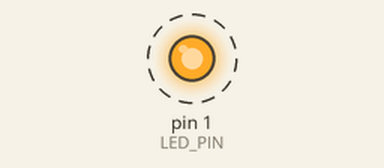
This sketch was run on a simulated Arduino Uno, built with avr-gcc and run on an emulated ATmega328P. Shown: output pins drawn as LEDs (lit = HIGH). Dashed ring = blinking.

Above: at 0.05 s.
Timing chart, 0 to 3.0 s (numbered marks = the images above):
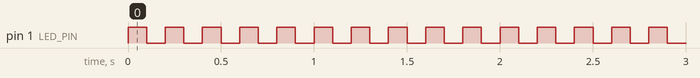

Measured:
- by itself, pin 1 (LED_PIN): alternates HIGH for 0.10 s and LOW for 0.10 s

The sketch:

SerialTest.ino
```cpp
#include <SPI.h>

#define LED_PIN 1
#define DELAY 100

unsigned long counter;

void setup () {
  pinMode(LED_PIN, OUTPUT);
}

void loop () {
  digitalWrite(LED_PIN, HIGH);
  delay(DELAY);
  digitalWrite(LED_PIN, LOW);
  delay(DELAY);

}
```
